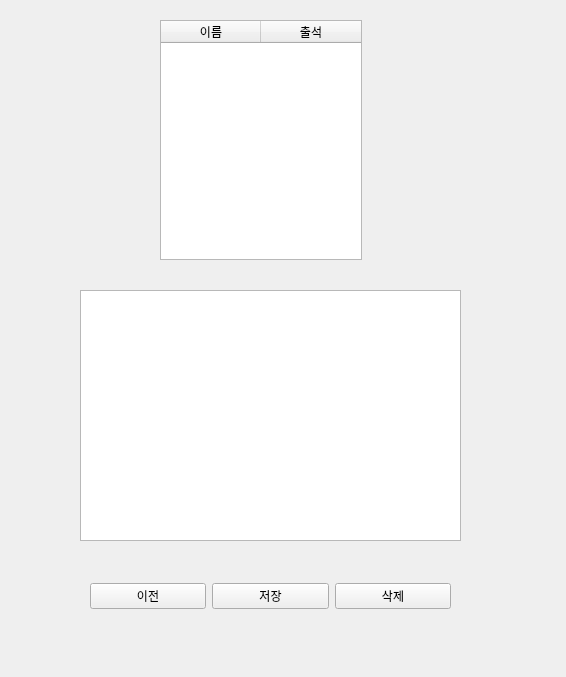
<?xml version="1.0" encoding="UTF-8"?>
<ui version="4.0">
 <class>Form</class>
 <widget class="QWidget" name="Form">
  <property name="geometry">
   <rect>
    <x>0</x>
    <y>0</y>
    <width>566</width>
    <height>677</height>
   </rect>
  </property>
  <property name="mouseTracking">
   <bool>true</bool>
  </property>
  <property name="windowTitle">
   <string>Form</string>
  </property>
  <property name="layoutDirection">
   <enum>Qt::LeftToRight</enum>
  </property>
  <property name="autoFillBackground">
   <bool>false</bool>
  </property>
  <widget class="QLabel" name="label_meeting_date">
   <property name="geometry">
    <rect>
     <x>200</x>
     <y>20</y>
     <width>141</width>
     <height>31</height>
    </rect>
   </property>
   <property name="text">
    <string/>
   </property>
   <property name="alignment">
    <set>Qt::AlignCenter</set>
   </property>
  </widget>
  <widget class="QPlainTextEdit" name="meeting_memo">
   <property name="geometry">
    <rect>
     <x>80</x>
     <y>290</y>
     <width>381</width>
     <height>251</height>
    </rect>
   </property>
   <property name="plainText">
    <string/>
   </property>
  </widget>
  <widget class="QTableWidget" name="table_attendant">
   <property name="geometry">
    <rect>
     <x>160</x>
     <y>20</y>
     <width>202</width>
     <height>240</height>
    </rect>
   </property>
   <property name="sizeAdjustPolicy">
    <enum>QAbstractScrollArea::AdjustToContents</enum>
   </property>
   <property name="selectionMode">
    <enum>QAbstractItemView::NoSelection</enum>
   </property>
   <attribute name="verticalHeaderVisible">
    <bool>false</bool>
   </attribute>
   <attribute name="verticalHeaderCascadingSectionResizes">
    <bool>false</bool>
   </attribute>
   <column>
    <property name="text">
     <string>이름</string>
    </property>
    <property name="textAlignment">
     <set>AlignCenter</set>
    </property>
   </column>
   <column>
    <property name="text">
     <string>출석</string>
    </property>
    <property name="textAlignment">
     <set>AlignCenter</set>
    </property>
   </column>
  </widget>
  <widget class="QWidget" name="layoutWidget">
   <property name="geometry">
    <rect>
     <x>90</x>
     <y>580</y>
     <width>361</width>
     <height>32</height>
    </rect>
   </property>
   <layout class="QHBoxLayout" name="horizontalLayout">
    <item>
     <widget class="QPushButton" name="pushButton">
      <property name="text">
       <string>이전</string>
      </property>
     </widget>
    </item>
    <item>
     <widget class="QPushButton" name="pushButton_2">
      <property name="text">
       <string>저장</string>
      </property>
     </widget>
    </item>
    <item>
     <widget class="QPushButton" name="pushButton_3">
      <property name="text">
       <string>삭제</string>
      </property>
     </widget>
    </item>
   </layout>
  </widget>
 </widget>
 <resources/>
 <connections>
  <connection>
   <sender>pushButton_2</sender>
   <signal>clicked()</signal>
   <receiver>Form</receiver>
   <slot>btn_save_clicked()</slot>
   <hints>
    <hint type="sourcelabel">
     <x>329</x>
     <y>580</y>
    </hint>
    <hint type="destinationlabel">
     <x>473</x>
     <y>369</y>
    </hint>
   </hints>
  </connection>
  <connection>
   <sender>pushButton</sender>
   <signal>clicked()</signal>
   <receiver>Form</receiver>
   <slot>btn_previous_clicked()</slot>
   <hints>
    <hint type="sourcelabel">
     <x>143</x>
     <y>580</y>
    </hint>
    <hint type="destinationlabel">
     <x>91</x>
     <y>362</y>
    </hint>
   </hints>
  </connection>
  <connection>
   <sender>pushButton_3</sender>
   <signal>clicked()</signal>
   <receiver>Form</receiver>
   <slot>btn_delete_clicked()</slot>
   <hints>
    <hint type="sourcelabel">
     <x>421</x>
     <y>599</y>
    </hint>
    <hint type="destinationlabel">
     <x>494</x>
     <y>590</y>
    </hint>
   </hints>
  </connection>
 </connections>
 <slots>
  <slot>btn_previous_clicked()</slot>
  <slot>btn_save_clicked()</slot>
  <slot>btn_delete_clicked()</slot>
 </slots>
</ui>
